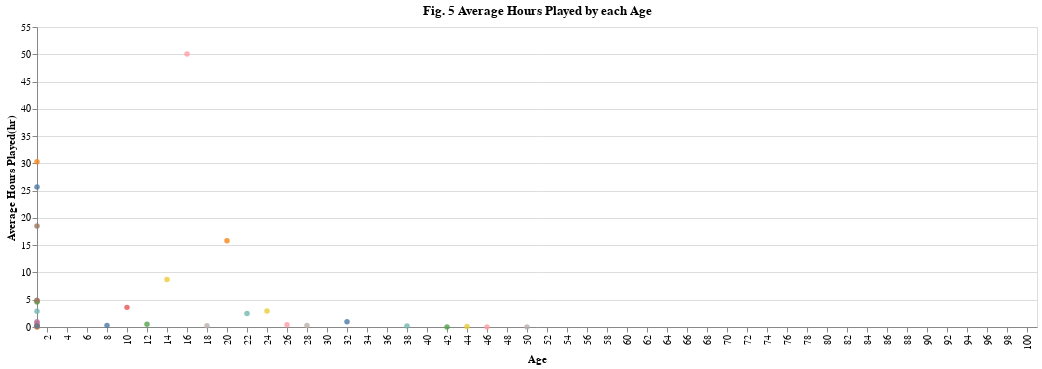

Here is the notebook cell this chart was saved with:
### Code cell
plot5= alt.Chart(players, title="Fig. 5 Average Hours Played by each Age").mark_circle(opacity=0.8).encode(
    x=alt.X("age:N", scale=alt.Scale(domain=[i for i in range(2, 102, 2)])).title("Age"),
    y=alt.Y("mean(played_hours)").title("Average Hours Played(hr)"),
    color = alt.Color("age:N", legend=None).title("Age")
)
plot5

### Figure 1 — Vega-Lite specification as saved in the notebook (floating-point values rounded to 4 significant figures; data arrays with more than 128 entries replaced by an {"elided": "..."} marker saying what was removed)
{"config": {"view": {"continuousWidth": 300, "continuousHeight": 300}}, "data": {"name": "data-ce4363b1cc149d2771de4f7f6f9a7330"}, "mark": {"type": "circle", "opacity": 0.8}, "encoding": {"color": {"field": "age", "legend": null, "title": "Age", "type": "nominal"}, "x": {"field": "age", "scale": {"domain": [2, 4, 6, 8, 10, 12, 14, 16, 18, 20, 22, 24, 26, 28, 30, 32, 34, 36, 38, 40, 42, 44, 46, 48, 50, 52, 54, 56, 58, 60, 62, 64, 66, 68, 70, 72, 74, 76, 78, 80, 82, 84, 86, 88, 90, 92, 94, 96, 98, 100]}, "title": "Age", "type": "nominal"}, "y": {"aggregate": "mean", "field": "played_hours", "title": "Average Hours Played(hr)", "type": "quantitative"}}, "title": "Fig. 5 Average Hours Played by each Age", "$schema": "https://vega.github.io/schema/vega-lite/v5.20.1.json", "datasets": {"data-ce4363b1cc149d2771de4f7f6f9a7330": {"elided": "196 records"}}}
